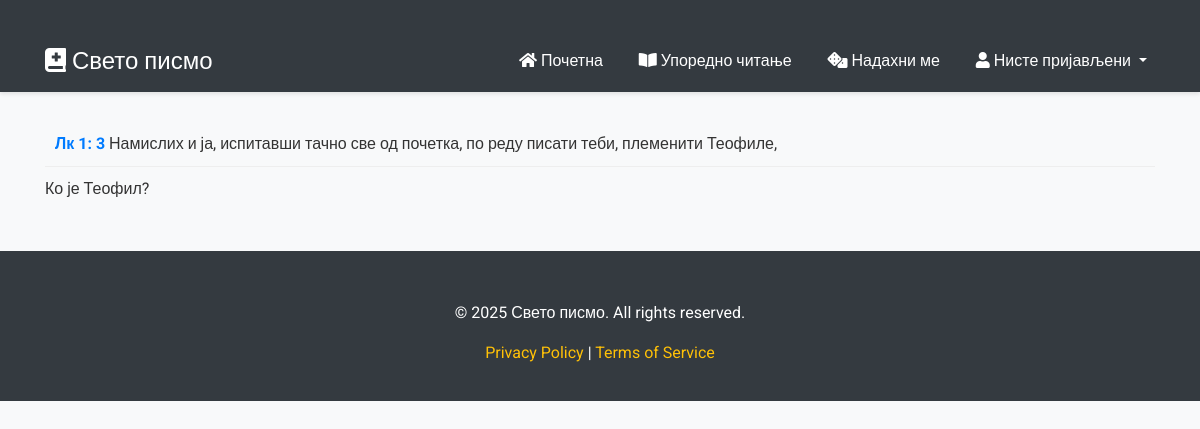
Screenshot of /comment/2/ with the database file from the repository.
### web_page/models.py (models this page shows, shortened)
class Comment(models.Model):
    author = models.ForeignKey(settings.AUTH_USER_MODEL, on_delete=models.CASCADE, related_name='comments_authored')
    book = models.ForeignKey('verse_fetcher.Books', on_delete=models.CASCADE, related_name='book_comments')
    verse = models.ForeignKey('verse_fetcher.Verses', on_delete=models.CASCADE, related_name='verse_comments')
    creation_date = models.DateTimeField(default=timezone.now, editable=False)
    comment = models.TextField(validators=[MinLengthValidator(10)])
    class Meta:
        verbose_name = 'Comment'
        verbose_name_plural = 'Comments'
        unique_together = ('author', 'verse')
        indexes = [
            models.Index(fields=['author']),
            models.Index(fields=['book']),
            models.Index(fields=['verse']),
        ]

### verse_fetcher/models.py (models this page shows, shortened)
class Verses(models.Model):
    id = models.AutoField(primary_key=True)  # Explicit primary key
    book = models.ForeignKey(Books, on_delete=models.CASCADE)  # Fix on_delete behavior
    chapter = models.IntegerField()
    verse_number = models.IntegerField()
    verse = models.TextField(blank=True, null=True)
    class Meta:
        managed = False  # Keep this if you don't want Django to manage the table
        db_table = 'verses'
        ordering = ['chapter', 'verse_number']

class Books(models.Model):
    id = models.AutoField(primary_key=True)  # Explicit primary key
    acronym = models.TextField()
    title = models.TextField()
    class Meta:
        managed = False  # Keep this if you don't want Django to manage the table
        db_table = 'books'

### web_page/views.py (the view)
# urls.py: path('comment/<comment_id>/', views.view_comment, name="view_comment"),
def view_comment(request, comment_id):
    comment = Comment.objects.get(id=comment_id)
    return render(request, "web_page/comment.html",{
        "comment": comment
    })

### web_page/templates/web_page/comment.html (shortened to what this page needs)
{% extends "web_page/layout.html" %}
{% load static %}
{% block body %}
<div class="verse">
    <strong>{{ comment.verse.book.acronym }} {{ comment.verse.chapter }}: {{ comment.verse.verse_number }}</strong> {{ comment.verse.verse }}
</div>
<div class="comment">
    {{ comment.comment }}
</div>
{% endblock %}

### web_page/static/web_page/css/styles.css (style rules this page uses)
body { font-family: 'Roboto', sans-serif; background-color: #f8f9fa; color: #333; }
.verse { margin-bottom: 10px; padding: 10px; border-bottom: 1px solid #eee; }
.verse strong { color: #007bff; }

### rows the page displays
Comment: verse.book.acronym "Лк", verse.chapter "1", verse.verse_number "3", verse.verse "Намислих и ја, испитавши тачно све од почетка, по реду писати теби, племенити Теофиле,", comment "Ко је Теофил?"
